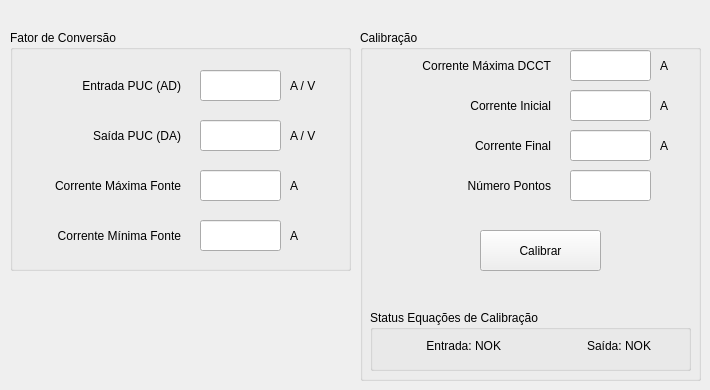
       <widget class="QWidget" name="tab_10">
        <attribute name="title">
         <string>Configurações</string>
        </attribute>
        <widget class="QGroupBox" name="groupBox_18">
         <property name="geometry">
          <rect>
           <x>10</x>
           <y>30</y>
           <width>341</width>
           <height>241</height>
          </rect>
         </property>
         <property name="title">
          <string>Fator de Conversão</string>
         </property>
         <widget class="QLineEdit" name="Fator_Entrada">
          <property name="geometry">
           <rect>
            <x>190</x>
            <y>40</y>
            <width>81</width>
            <height>31</height>
           </rect>
          </property>
         </widget>
         <widget class="QLineEdit" name="Fator_Saida">
          <property name="geometry">
           <rect>
            <x>190</x>
            <y>90</y>
            <width>81</width>
            <height>31</height>
           </rect>
          </property>
          <property name="text">
           <string/>
          </property>
         </widget>
         <widget class="QLabel" name="label_98">
          <property name="geometry">
           <rect>
            <x>40</x>
            <y>40</y>
            <width>131</width>
            <height>31</height>
           </rect>
          </property>
          <property name="text">
           <string>Entrada PUC (AD)</string>
          </property>
          <property name="alignment">
           <set>Qt::AlignRight|Qt::AlignTrailing|Qt::AlignVCenter</set>
          </property>
         </widget>
         <widget class="QLabel" name="label_99">
          <property name="geometry">
           <rect>
            <x>50</x>
            <y>90</y>
            <width>121</width>
            <height>31</height>
           </rect>
          </property>
          <property name="text">
           <string>Saída PUC (DA)</string>
          </property>
          <property name="alignment">
           <set>Qt::AlignRight|Qt::AlignTrailing|Qt::AlignVCenter</set>
          </property>
         </widget>
         <widget class="QLabel" name="label_101">
          <property name="geometry">
           <rect>
            <x>280</x>
            <y>40</y>
            <width>41</width>
            <height>31</height>
           </rect>
          </property>
          <property name="text">
           <string>A / V</string>
          </property>
         </widget>
         <widget class="QLabel" name="label_102">
          <property name="geometry">
           <rect>
            <x>280</x>
            <y>90</y>
            <width>41</width>
            <height>31</height>
           </rect>
          </property>
          <property name="text">
           <string>A / V</string>
          </property>
         </widget>
         <widget class="QLineEdit" name="Corrente_Maxima_Fonte">
          <property name="geometry">
           <rect>
            <x>190</x>
            <y>140</y>
            <width>81</width>
            <height>31</height>
           </rect>
          </property>
          <property name="text">
           <string/>
          </property>
         </widget>
         <widget class="QLabel" name="label_125">
          <property name="geometry">
           <rect>
            <x>280</x>
            <y>140</y>
            <width>41</width>
            <height>31</height>
           </rect>
          </property>
          <property name="text">
           <string>A</string>
          </property>
         </widget>
         <widget class="QLabel" name="label_126">
          <property name="geometry">
           <rect>
            <x>0</x>
            <y>140</y>
            <width>171</width>
            <height>31</height>
           </rect>
          </property>
          <property name="text">
           <string>Corrente Máxima Fonte</string>
          </property>
          <property name="alignment">
           <set>Qt::AlignRight|Qt::AlignTrailing|Qt::AlignVCenter</set>
          </property>
         </widget>
         <widget class="QLineEdit" name="Corrente_Minima_Fonte">
          <property name="geometry">
           <rect>
            <x>190</x>
            <y>190</y>
            <width>81</width>
            <height>31</height>
           </rect>
          </property>
          <property name="text">
           <string/>
          </property>
         </widget>
         <widget class="QLabel" name="label_132">
          <property name="geometry">
           <rect>
            <x>280</x>
            <y>190</y>
            <width>41</width>
            <height>31</height>
           </rect>
          </property>
          <property name="text">
           <string>A</string>
          </property>
         </widget>
         <widget class="QLabel" name="label_133">
          <property name="geometry">
           <rect>
            <x>10</x>
            <y>190</y>
            <width>161</width>
            <height>31</height>
           </rect>
          </property>
          <property name="text">
           <string>Corrente Mínima Fonte</string>
          </property>
          <property name="alignment">
           <set>Qt::AlignRight|Qt::AlignTrailing|Qt::AlignVCenter</set>
          </property>
         </widget>
        </widget>
        <widget class="QGroupBox" name="groupBox_24">
         <property name="geometry">
          <rect>
           <x>360</x>
           <y>30</y>
           <width>341</width>
           <height>351</height>
          </rect>
         </property>
         <property name="title">
          <string>Calibração</string>
         </property>
         <widget class="QLineEdit" name="Corr_Calib_Passo">
          <property name="geometry">
           <rect>
            <x>210</x>
            <y>140</y>
            <width>81</width>
            <height>31</height>
           </rect>
          </property>
         </widget>
         <widget class="QLineEdit" name="Corr_Calib_Inicial">
          <property name="geometry">
           <rect>
            <x>210</x>
            <y>60</y>
            <width>81</width>
            <height>31</height>
           </rect>
          </property>
          <property name="text">
           <string/>
          </property>
         </widget>
         <widget class="QLabel" name="label_103">
          <property name="geometry">
           <rect>
            <x>60</x>
            <y>140</y>
            <width>131</width>
            <height>31</height>
           </rect>
          </property>
          <property name="text">
           <string>Número Pontos</string>
          </property>
          <property name="alignment">
           <set>Qt::AlignRight|Qt::AlignTrailing|Qt::AlignVCenter</set>
          </property>
         </widget>
         <widget class="QLabel" name="label_104">
          <property name="geometry">
           <rect>
            <x>30</x>
            <y>60</y>
            <width>161</width>
            <height>31</height>
           </rect>
          </property>
          <property name="text">
           <string>Corrente Inicial</string>
          </property>
          <property name="alignment">
           <set>Qt::AlignRight|Qt::AlignTrailing|Qt::AlignVCenter</set>
          </property>
         </widget>
         <widget class="QLabel" name="label_106">
          <property name="geometry">
           <rect>
            <x>300</x>
            <y>60</y>
            <width>41</width>
            <height>31</height>
           </rect>
          </property>
          <property name="text">
           <string>A</string>
          </property>
         </widget>
         <widget class="QLineEdit" name="Corrente_DCCT">
          <property name="geometry">
           <rect>
            <x>210</x>
            <y>20</y>
            <width>81</width>
            <height>31</height>
           </rect>
          </property>
          <property name="text">
           <string/>
          </property>
         </widget>
         <widget class="QLabel" name="label_127">
          <property name="geometry">
           <rect>
            <x>300</x>
            <y>20</y>
            <width>41</width>
            <height>31</height>
           </rect>
          </property>
          <property name="text">
           <string>A</string>
          </property>
         </widget>
         <widget class="QLabel" name="label_128">
          <property name="geometry">
           <rect>
            <x>20</x>
            <y>20</y>
            <width>171</width>
            <height>31</height>
           </rect>
          </property>
          <property name="text">
           <string>Corrente Máxima DCCT</string>
          </property>
          <property name="alignment">
           <set>Qt::AlignRight|Qt::AlignTrailing|Qt::AlignVCenter</set>
          </property>
         </widget>
         <widget class="QLineEdit" name="Corr_Calib_Final">
          <property name="geometry">
           <rect>
            <x>210</x>
            <y>100</y>
            <width>81</width>
            <height>31</height>
           </rect>
          </property>
          <property name="text">
           <string/>
          </property>
         </widget>
         <widget class="QLabel" name="label_140">
          <property name="geometry">
           <rect>
            <x>300</x>
            <y>100</y>
            <width>41</width>
            <height>31</height>
           </rect>
          </property>
          <property name="text">
           <string>A</string>
          </property>
         </widget>
         <widget class="QLabel" name="label_141">
          <property name="geometry">
           <rect>
            <x>30</x>
            <y>100</y>
            <width>161</width>
            <height>31</height>
           </rect>
          </property>
          <property name="text">
           <string>Corrente Final</string>
          </property>
          <property name="alignment">
           <set>Qt::AlignRight|Qt::AlignTrailing|Qt::AlignVCenter</set>
          </property>
         </widget>
         <widget class="QPushButton" name="Calibrar_Fonte">
          <property name="geometry">
           <rect>
            <x>120</x>
            <y>200</y>
            <width>121</width>
            <height>41</height>
           </rect>
          </property>
          <property name="text">
           <string>Calibrar</string>
          </property>
          <property name="icon">
           <iconset>
            <normaloff>../../.designer/backup/imagens/play1.png</normaloff>../../.designer/backup/imagens/play1.png</iconset>
          </property>
          <property name="iconSize">
           <size>
            <width>20</width>
            <height>20</height>
           </size>
          </property>
         </widget>
         <widget class="QGroupBox" name="groupBox_25">
          <property name="geometry">
           <rect>
            <x>10</x>
            <y>280</y>
            <width>321</width>
            <height>61</height>
           </rect>
          </property>
          <property name="title">
           <string>Status Equações de Calibração</string>
          </property>
          <widget class="QLabel" name="label_equacao_entrada">
           <property name="geometry">
            <rect>
             <x>20</x>
             <y>20</y>
             <width>111</width>
             <height>31</height>
            </rect>
           </property>
           <property name="text">
            <string>Entrada: NOK</string>
           </property>
           <property name="alignment">
            <set>Qt::AlignRight|Qt::AlignTrailing|Qt::AlignVCenter</set>
           </property>
          </widget>
          <widget class="QLabel" name="label_equacao_saida">
           <property name="geometry">
            <rect>
             <x>200</x>
             <y>20</y>
             <width>81</width>
             <height>31</height>
            </rect>
           </property>
           <property name="text">
            <string>Saída: NOK</string>
           </property>
           <property name="alignment">
            <set>Qt::AlignRight|Qt::AlignTrailing|Qt::AlignVCenter</set>
           </property>
          </widget>
         </widget>
        </widget>
       </widget>
